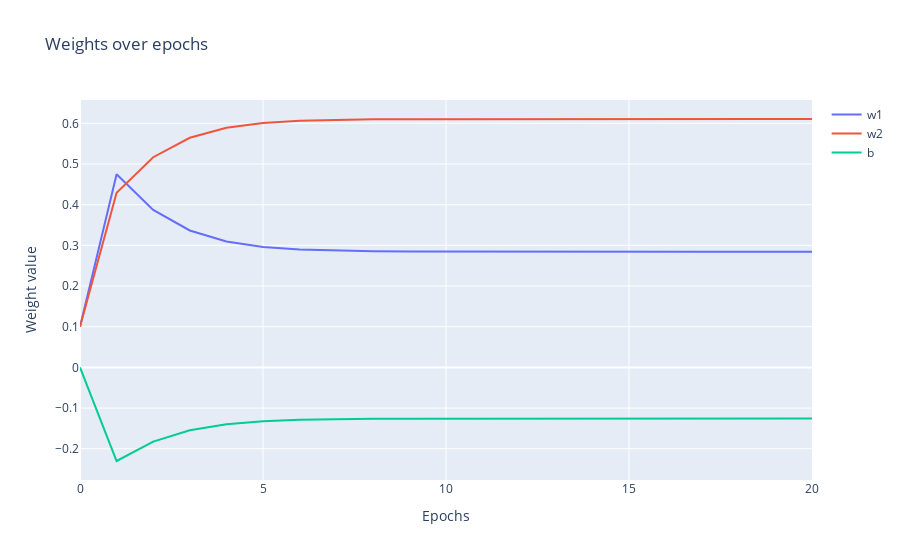

Notebook code cell kept with this figure:
### Code cell
fig = go.Figure()
fig.add_trace(
    go.Scatter(
        y=weights_history[:, 0],
        mode="lines",
        name="w1",
    )
)
fig.add_trace(
    go.Scatter(
        y=weights_history[:, 1],
        mode="lines",
        name="w2",
    )
)
fig.add_trace(
    go.Scatter(
        y=weights_history[:, 2],
        mode="lines",
        name="b",
    )
)

fig.update_layout(
    title="Weights over epochs",
    xaxis_title="Epochs",
    yaxis_title="Weight value",
)
fig.show()

### Figure 1 — Plotly figure (JSON) as saved in the notebook; plotly's stock layout.template omitted (floating-point values rounded to 4 significant figures)
{"data": [{"mode": "lines", "name": "w1", "type": "scatter", "y": [0.1, 0.4747, 0.3873, 0.3366, 0.3095, 0.2959, 0.2895, 0.2866, 0.2853, 0.2847, 0.2844, 0.2843, 0.2842, 0.2842, 0.2842, 0.2842, 0.2842, 0.2842, 0.2842, 0.2842, 0.2842]}, {"mode": "lines", "name": "w2", "type": "scatter", "y": [0.1, 0.4294, 0.5166, 0.5644, 0.5888, 0.6006, 0.6061, 0.6086, 0.6097, 0.6102, 0.6104, 0.6105, 0.6106, 0.6106, 0.6106, 0.6106, 0.6106, 0.6106, 0.6106, 0.6106, 0.6106]}, {"mode": "lines", "name": "b", "type": "scatter", "y": [0.0, -0.2301, -0.1823, -0.1547, -0.1399, -0.1324, -0.1289, -0.1272, -0.1265, -0.1262, -0.126, -0.1259, -0.1259, -0.1259, -0.1259, -0.1259, -0.1259, -0.1259, -0.1259, -0.1259, -0.1259]}], "layout": {"title": {"text": "Weights over epochs"}, "xaxis": {"title": {"text": "Epochs"}}, "yaxis": {"title": {"text": "Weight value"}}}}
